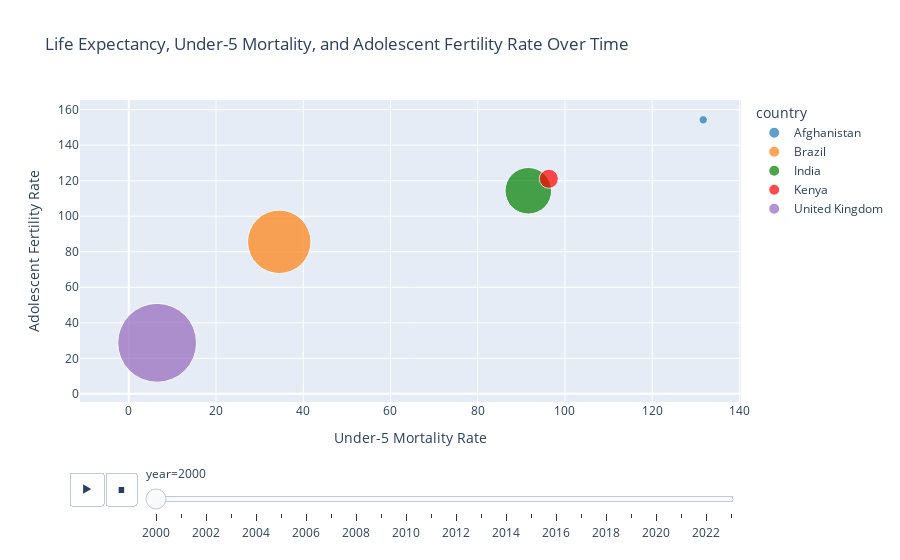

The notebook cell this image was saved under:
### Code cell
# Figure 7 is an animation and cannot be saved as an image.

fig = px.scatter(
    df,
    x = "under5_mortality",
    y = "adolescent_fertility",
    title = "Life Expectancy, Under-5 Mortality, and Adolescent Fertility Rate Over Time",
    size = 'life_expectancy_norm',
    color = 'country',
    color_discrete_map = {
        'Brazil': '#ff7f0e',
        'India': 'green',
        'Kenya': 'red',
        'United Kingdom': '#9467bd',
        'Afghanistan': '#1f77b4'
    },
    hover_name = 'country',
    size_max = 60,
    animation_frame = 'year',
    animation_group ='country',
    labels={
        "under5_mortality": "Under-5 Mortality Rate",
        "adolescent_fertility": "Adolescent Fertility Rate",
        "life_expectancy_norm": "Life Expectancy (Normalized)"
    }
)

fig.show()

### Figure 1 — Plotly figure (JSON) as saved in the notebook; plotly's stock layout.template omitted (floating-point values rounded to 4 significant figures)
{"data": [{"hovertemplate": "<b>%{hovertext}</b><br><br>country=Afghanistan<br>year=2000<br>Under-5 Mortality Rate=%{x}<br>Adolescent Fertility Rate=%{y}<br>Life Expectancy (Normalized)=%{marker.size}<extra></extra>", "hovertext": ["Afghanistan"], "ids": ["Afghanistan"], "legendgroup": "Afghanistan", "marker": {"color": "#1f77b4", "size": [0.01], "sizemode": "area", "sizeref": 0.0002806, "symbol": "circle"}, "mode": "markers", "name": "Afghanistan", "orientation": "v", "showlegend": true, "type": "scatter", "x": [131.7], "xaxis": "x", "y": [154.3], "yaxis": "y"}, {"hovertemplate": "<b>%{hovertext}</b><br><br>country=Brazil<br>year=2000<br>Under-5 Mortality Rate=%{x}<br>Adolescent Fertility Rate=%{y}<br>Life Expectancy (Normalized)=%{marker.size}<extra></extra>", "hovertext": ["Brazil"], "ids": ["Brazil"], "legendgroup": "Brazil", "marker": {"color": "#ff7f0e", "size": [0.563], "sizemode": "area", "sizeref": 0.0002806, "symbol": "circle"}, "mode": "markers", "name": "Brazil", "orientation": "v", "showlegend": true, "type": "scatter", "x": [34.5], "xaxis": "x", "y": [85.61], "yaxis": "y"}, {"hovertemplate": "<b>%{hovertext}</b><br><br>country=India<br>year=2000<br>Under-5 Mortality Rate=%{x}<br>Adolescent Fertility Rate=%{y}<br>Life Expectancy (Normalized)=%{marker.size}<extra></extra>", "hovertext": ["India"], "ids": ["India"], "legendgroup": "India", "marker": {"color": "green", "size": [0.3037], "sizemode": "area", "sizeref": 0.0002806, "symbol": "circle"}, "mode": "markers", "name": "India", "orientation": "v", "showlegend": true, "type": "scatter", "x": [91.6], "xaxis": "x", "y": [114.4], "yaxis": "y"}, {"hovertemplate": "<b>%{hovertext}</b><br><br>country=Kenya<br>year=2000<br>Under-5 Mortality Rate=%{x}<br>Adolescent Fertility Rate=%{y}<br>Life Expectancy (Normalized)=%{marker.size}<extra></extra>", "hovertext": ["Kenya"], "ids": ["Kenya"], "legendgroup": "Kenya", "marker": {"color": "red", "size": [0.05093], "sizemode": "area", "sizeref": 0.0002806, "symbol": "circle"}, "mode": "markers", "name": "Kenya", "orientation": "v", "showlegend": true, "type": "scatter", "x": [96.3], "xaxis": "x", "y": [121.1], "yaxis": "y"}, {"hovertemplate": "<b>%{hovertext}</b><br><br>country=United Kingdom<br>year=2000<br>Under-5 Mortality Rate=%{x}<br>Adolescent Fertility Rate=%{y}<br>Life Expectancy (Normalized)=%{marker.size}<extra></extra>", "hovertext": ["United Kingdom"], "ids": ["United Kingdom"], "legendgroup": "United Kingdom", "marker": {"color": "#9467bd", "size": [0.8724], "sizemode": "area", "sizeref": 0.0002806, "symbol": "circle"}, "mode": "markers", "name": "United Kingdom", "orientation": "v", "showlegend": true, "type": "scatter", "x": [6.5], "xaxis": "x", "y": [28.73], "yaxis": "y"}], "layout": {"legend": {"itemsizing": "constant", "title": {"text": "country"}, "tracegroupgap": 0}, "sliders": [{"active": 0, "currentvalue": {"prefix": "year="}, "len": 0.9, "pad": {"b": 10, "t": 60}, "steps": [{"args": [["2000"], {"frame": {"duration": 0, "redraw": false}, "fromcurrent": true, "mode": "immediate", "transition": {"duration": 0, "easing": "linear"}}], "label": "2000", "method": "animate"}, {"args": [["2001"], {"frame": {"duration": 0, "redraw": false}, "fromcurrent": true, "mode": "immediate", "transition": {"duration": 0, "easing": "linear"}}], "label": "2001", "method": "animate"}, {"args": [["2002"], {"frame": {"duration": 0, "redraw": false}, "fromcurrent": true, "mode": "immediate", "transition": {"duration": 0, "easing": "linear"}}], "label": "2002", "method": "animate"}, {"args": [["2003"], {"frame": {"duration": 0, "redraw": false}, "fromcurrent": true, "mode": "immediate", "transition": {"duration": 0, "easing": "linear"}}], "label": "2003", "method": "animate"}, {"args": [["2004"], {"frame": {"duration": 0, "redraw": false}, "fromcurrent": true, "mode": "immediate", "transition": {"duration": 0, "easing": "linear"}}], "label": "2004", "method": "animate"}, {"args": [["2005"], {"frame": {"duration": 0, "redraw": false}, "fromcurrent": true, "mode": "immediate", "transition": {"duration": 0, "easing": "linear"}}], "label": "2005", "method": "animate"}, {"args": [["2006"], {"frame": {"duration": 0, "redraw": false}, "fromcurrent": true, "mode": "immediate", "transition": {"duration": 0, "easing": "linear"}}], "label": "2006", "method": "animate"}, {"args": [["2007"], {"frame": {"duration": 0, "redraw": false}, "fromcurrent": true, "mode": "immediate", "transition": {"duration": 0, "easing": "linear"}}], "label": "2007", "method": "animate"}, {"args": [["2008"], {"frame": {"duration": 0, "redraw": false}, "fromcurrent": true, "mode": "immediate", "transition": {"duration": 0, "easing": "linear"}}], "label": "2008", "method": "animate"}, {"args": [["2009"], {"frame": {"duration": 0, "redraw": false}, "fromcurrent": true, "mode": "immediate", "transition": {"duration": 0, "easing": "linear"}}], "label": "2009", "method": "animate"}, {"args": [["2010"], {"frame": {"duration": 0, "redraw": false}, "fromcurrent": true, "mode": "immediate", "transition": {"duration": 0, "easing": "linear"}}], "label": "2010", "method": "animate"}, {"args": [["2011"], {"frame": {"duration": 0, "redraw": false}, "fromcurrent": true, "mode": "immediate", "transition": {"duration": 0, "easing": "linear"}}], "label": "2011", "method": "animate"}, {"args": [["2012"], {"frame": {"duration": 0, "redraw": false}, "fromcurrent": true, "mode": "immediate", "transition": {"duration": 0, "easing": "linear"}}], "label": "2012", "method": "animate"}, {"args": [["2013"], {"frame": {"duration": 0, "redraw": false}, "fromcurrent": true, "mode": "immediate", "transition": {"duration": 0, "easing": "linear"}}], "label": "2013", "method": "animate"}, {"args": [["2014"], {"frame": {"duration": 0, "redraw": false}, "fromcurrent": true, "mode": "immediate", "transition": {"duration": 0, "easing": "linear"}}], "label": "2014", "method": "animate"}, {"args": [["2015"], {"frame": {"duration": 0, "redraw": false}, "fromcurrent": true, "mode": "immediate", "transition": {"duration": 0, "easing": "linear"}}], "label": "2015", "method": "animate"}, {"args": [["2016"], {"frame": {"duration": 0, "redraw": false}, "fromcurrent": true, "mode": "immediate", "transition": {"duration": 0, "easing": "linear"}}], "label": "2016", "method": "animate"}, {"args": [["2017"], {"frame": {"duration": 0, "redraw": false}, "fromcurrent": true, "mode": "immediate", "transition": {"duration": 0, "easing": "linear"}}], "label": "2017", "method": "animate"}, {"args": [["2018"], {"frame": {"duration": 0, "redraw": false}, "fromcurrent": true, "mode": "immediate", "transition": {"duration": 0, "easing": "linear"}}], "label": "2018", "method": "animate"}, {"args": [["2019"], {"frame": {"duration": 0, "redraw": false}, "fromcurrent": true, "mode": "immediate", "transition": {"duration": 0, "easing": "linear"}}], "label": "2019", "method": "animate"}, {"args": [["2020"], {"frame": {"duration": 0, "redraw": false}, "fromcurrent": true, "mode": "immediate", "transition": {"duration": 0, "easing": "linear"}}], "label": "2020", "method": "animate"}, {"args": [["2021"], {"frame": {"duration": 0, "redraw": false}, "fromcurrent": true, "mode": "immediate", "transition": {"duration": 0, "easing": "linear"}}], "label": "2021", "method": "animate"}, {"args": [["2022"], {"frame": {"duration": 0, "redraw": false}, "fromcurrent": true, "mode": "immediate", "transition": {"duration": 0, "easing": "linear"}}], "label": "2022", "method": "animate"}, {"args": [["2023"], {"frame": {"duration": 0, "redraw": false}, "fromcurrent": true, "mode": "immediate", "transition": {"duration": 0, "easing": "linear"}}], "label": "2023", "method": "animate"}], "x": 0.1, "xanchor": "left", "y": 0, "yanchor": "top"}], "title": {"text": "Life Expectancy, Under-5 Mortality, and Adolescent Fertility Rate Over Time"}, "updatemenus": [{"buttons": [{"args": [null, {"frame": {"duration": 500, "redraw": false}, "fromcurrent": true, "mode": "immediate", "transition": {"duration": 500, "easing": "linear"}}], "label": "&#9654;", "method": "animate"}, {"args": [[null], {"frame": {"duration": 0, "redraw": false}, "fromcurrent": true, "mode": "immediate", "transition": {"duration": 0, "easing": "linear"}}], "label": "&#9724;", "method": "animate"}], "direction": "left", "pad": {"r": 10, "t": 70}, "showactive": false, "type": "buttons", "x": 0.1, "xanchor": "right", "y": 0, "yanchor": "top"}], "xaxis": {"anchor": "y", "domain": [0, 1], "title": {"text": "Under-5 Mortality Rate"}}, "yaxis": {"anchor": "x", "domain": [0, 1], "title": {"text": "Adolescent Fertility Rate"}}}}
